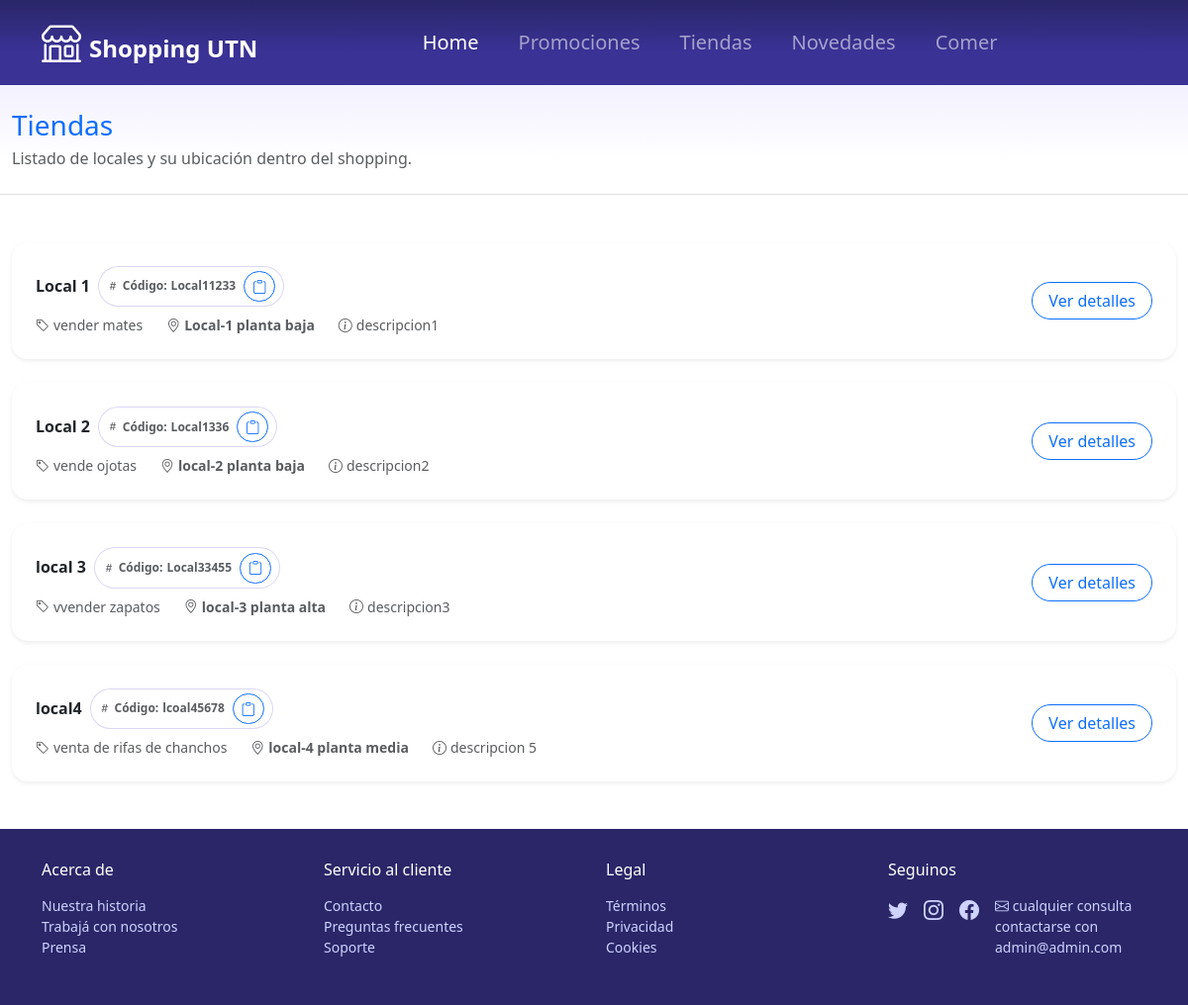
/View/Tienda.php, run on the app's committed database.
### tables this page shows
CREATE TABLE `local` (
  `IDlocal` int NOT NULL AUTO_INCREMENT,
  `nombre` varchar(45) NOT NULL,
  `rubro` varchar(45) NOT NULL,
  `usuarioFK` int NOT NULL,
  `ubicacionFK` int DEFAULT NULL,
  `codigo` varchar(50) DEFAULT NULL,
  PRIMARY KEY (`IDlocal`),
  KEY `usuario-local_idx` (`usuarioFK`),
  KEY `local-ubicacion_idx` (`ubicacionFK`),
  CONSTRAINT `local-ubicacion` FOREIGN KEY (`ubicacionFK`) REFERENCES `ubicacion` (`IDubicacion`),
  CONSTRAINT `usuario-local` FOREIGN KEY (`usuarioFK`) REFERENCES `usuario` (`IDusuario`)
);

CREATE TABLE `ubicacion` (
  `IDubicacion` int NOT NULL AUTO_INCREMENT,
  `nombre` varchar(45) NOT NULL,
  `Descripcion` varchar(500) NOT NULL,
  `estado` int NOT NULL,
  PRIMARY KEY (`IDubicacion`)
);

### Model/ListadoTienda.php (called while the page is built, shortened)
<?php
if (!function_exists('listarTiendas')) {
  function listarTiendas(int $limit = 200): array {
    $pdo = getConnection();
    $sql = "
      SELECT
        l.IDlocal,
        l.nombre                                   AS local_nombre,
        l.rubro                                    AS local_rubro,
        l.codigo as codigo,
        l.ubicacionFK,
        u.IDubicacion,
        u.nombre                                   AS ubicacion_nombre,
        COALESCE(u.Descripcion, u.descripcion)     AS ubicacion_descripcion
      FROM `local` AS l
      LEFT JOIN `ubicacion` AS u
        ON u.IDubicacion = l.ubicacionFK
      ORDER BY l.nombre ASC
      LIMIT :lim
    ";
    $st = $pdo->prepare($sql);
    $st->bindValue(':lim', $limit, PDO::PARAM_INT);
    $st->execute();
    return $st->fetchAll(PDO::FETCH_ASSOC) ?: [];
  }
}

### View/Tienda.php (the view, shortened to what this page needs)
<?php
include("../Model/ListadoTienda.php");
$tiendas = listarTiendas(200);
function h($v){ return htmlspecialchars((string)$v, ENT_QUOTES, 'UTF-8'); }
?>
<!doctype html>
<html lang="es" data-bs-theme="light">
<head>
  <link href="https://cdn.jsdelivr.net/npm/bootstrap@5.3.3/dist/css/bootstrap.min.css" rel="stylesheet">
  <link href="https://cdn.jsdelivr.net/npm/bootstrap-icons@1.11.3/font/bootstrap-icons.css" rel="stylesheet">
</head>
<body>
  <?php include_once(__DIR__ . "/../layouts/Navbar.php"); ?>
  <section class="hero border-bottom py-3 py-md-4">
    <div class="container-xxl">
      <h1 class="h3 text-primary mb-1">Tiendas</h1>
      <p class="text-body-secondary mb-0">Listado de locales y su ubicación dentro del shopping.</p>
    </div>
  </section>
  <main class="container-xxl py-4 py-md-5">
    <?php if (empty($tiendas)): ?>
      <div class="alert alert-light border text-body-secondary">No hay tiendas para mostrar.</div>
    <?php else: ?>
      <div class="row row-cols-1 gy-3 gy-md-4">
        <?php foreach ($tiendas as $t): ?>
          <?php
            $localNombre = $t['local_nombre'] ?? '';
            $localRubro  = $t['local_rubro']  ?? '';
            $ubiNombre   = $t['ubicacion_nombre'] ?? '—';
            $ubiDesc     = $t['ubicacion_descripcion'] ?? '—';
            $codigo      = $t['codigo'] ?? ($t['local_codigo'] ?? ($t['codigo_local'] ?? ''));
          ?>
          <div class="col">
            <article class="card tile rounded-4 shadow-sm border-0">
              <div class="card-body p-3 p-md-4 d-flex flex-column flex-lg-row align-items-lg-center gap-3">
                <div class="flex-grow-1">
                  <div class="d-flex align-items-center gap-2 flex-wrap">
                    <h2 class="h6 mb-0 fw-semibold"><?= h($localNombre) ?></h2>
                    <?php if ($codigo !== ''): ?>
                      <span class="badge rounded-pill code-pill text-body-secondary d-inline-flex align-items-center">
                        <i class="bi bi-hash me-1"></i>
                        <span class="me-1">Código:</span>
                        <strong class="me-2"><?= h($codigo) ?></strong>
                        <button type="button"
                                class="btn btn-sm btn-outline-primary rounded-pill copy-code"
                                data-code="<?= h($codigo) ?>"
                                title="Copiar código">
                          <i class="bi bi-clipboard"></i>
                        </button>
                      </span>
                    <?php else: ?>
                      <span class="badge rounded-pill text-bg-light border">Sin código</span>
                    <?php endif; ?>
                  </div>
                  <ul class="list-inline text-body-secondary small mb-0 mt-2 d-flex flex-wrap gap-3">
                    <li class="list-inline-item" title="Rubro">
                      <i class="bi bi-tag me-1"></i><?= h($localRubro ?: '—') ?>
                    </li>
                    <li class="list-inline-item" title="Ubicación">
                      <i class="bi bi-geo-alt me-1"></i><strong><?= h($ubiNombre) ?></strong>
                    </li>
                    <li class="list-inline-item d-none d-md-inline" title="Descripción de la ubicación">
                      <i class="bi bi-info-circle me-1"></i><?= h(mb_strimwidth($ubiDesc, 0, 100, '…', 'UTF-8')) ?>
                    </li>
                  </ul>
                </div>
                <div class="ms-lg-auto">
                  <button
                    class="btn btn-outline-primary rounded-pill px-3"
                    data-bs-toggle="modal" data-bs-target="#tiendaModal"
                    data-nombre="<?= h($localNombre) ?>"
                    data-rubro="<?= h($localRubro ?: '—') ?>"
                    data-ubicacion="<?= h($ubiNombre) ?>"
                    data-ubicaciondesc="<?= h($ubiDesc) ?>"
                  >Ver detalles</button>
                </div>
              </div>
            </article>
          </div>
        <?php endforeach; ?>
      </div>
    <?php endif; ?>
  </main>
  <?php include_once(__DIR__ . "/../layouts/footer.php"); ?>
</body>
</html>

### View/Tienda.php (style rules this page uses)
:root { --bs-primary:#4A3BC7; }
.hero { background: linear-gradient(180deg,#F3F1FF 0%, #fff 70%); }
.tile { border:1px solid rgba(74,59,199,.10); }
.code-pill { background:#fff; border:1px solid rgba(74,59,199,.20); }

### data on the page
local: nombre "Local 1", codigo "Local11233", rubro "vender mates", ubicacionFK.nombre "Local-1 planta baja", ubiDesc "descripcion1"
local: nombre "Local 2", codigo "Local1336", rubro "vende ojotas", ubicacionFK.nombre "local-2 planta baja", ubiDesc "descripcion2"
local: nombre "local 3", codigo "Local33455", rubro "vvender zapatos", ubicacionFK.nombre "local-3 planta alta", ubiDesc "descripcion3"
local: nombre "local4", codigo "lcoal45678", rubro "venta de rifas de chanchos", ubicacionFK.nombre "local-4 planta media", ubiDesc "descripcion 5"
